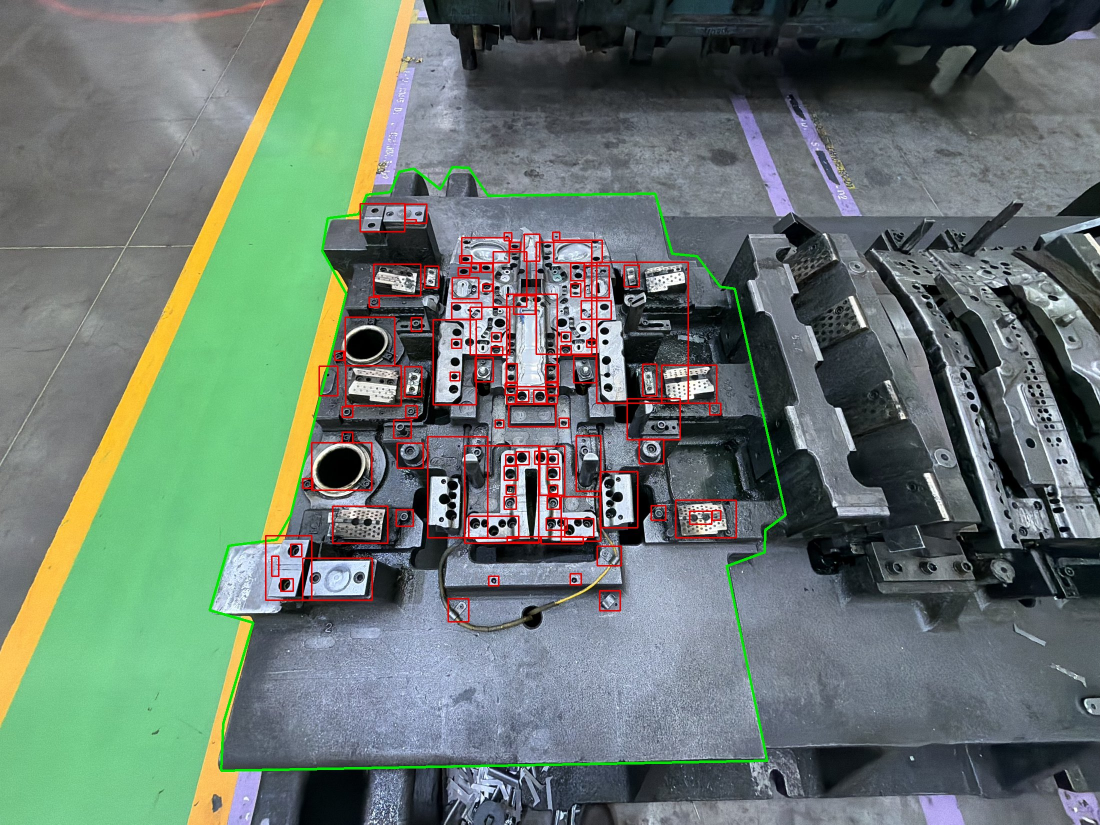
#> input picture anotated-example/IMG_2440_registration.check.jpg, 2200 x 1649 px (shown at 1/2 size)
$ python -i mold_segmenter.py   (imports and definitions only)
#> lines starting #> are read from the running program, lines starting #| are printed output that depends on the picture; after the words box and inside, x2 and y2 are one past the last pixel; in counts of white or black regions, pixels touching at a corner belong together
#> in normalize_mold_crop, source is the input picture: shape (1649, 2200, 3); mean B, G, R 110.8, 119.2, 105.5
from __future__ import annotations

from dataclasses import dataclass
from pathlib import Path
from typing import Any
import os

try:
    import cv2
    import numpy as np
except ImportError:  # pragma: no cover
    cv2 = None
    np = None


@dataclass(frozen=True)
class MoldSegmentation:
    ok: bool
    confidence: float
    message: str
    guidance: list[str]
    bbox: tuple[int, int, int, int] | None
    bbox_normalized: dict[str, float] | None
    polygon_normalized: list[dict[str, float]]
    mask: Any | None
    image_shape: tuple[int, int]
    mold_area_ratio: float = 0.0

    # [44 lines left out: functions to_dict, segment_mold, not called in this run]


def segment_mold_image(image, min_confidence: float = 0.35) -> MoldSegmentation:
#> called with min_confidence = 0.35
    height, width = image.shape[:2]
#> height = 1649; width = 2200
    gray = cv2.cvtColor(image, cv2.COLOR_BGR2GRAY)
    blurred = cv2.GaussianBlur(gray, (5, 5), 0)
    edges = cv2.Canny(blurred, 35, 115)
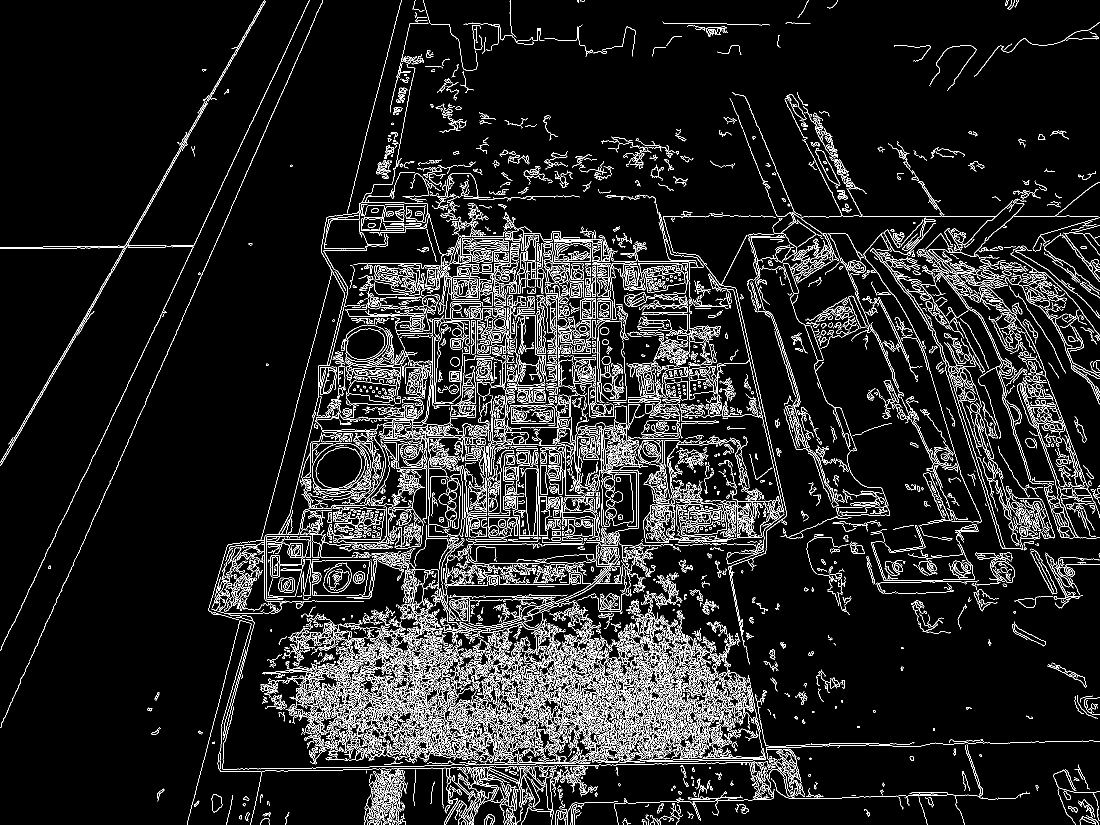
#> edges: shape (1649, 2200) (shown at 1/2 size); 8.5% white in thin lines or dots
    kernel = np.ones((7, 7), dtype=np.uint8)
    edges = cv2.morphologyEx(edges, cv2.MORPH_CLOSE, kernel, iterations=2)
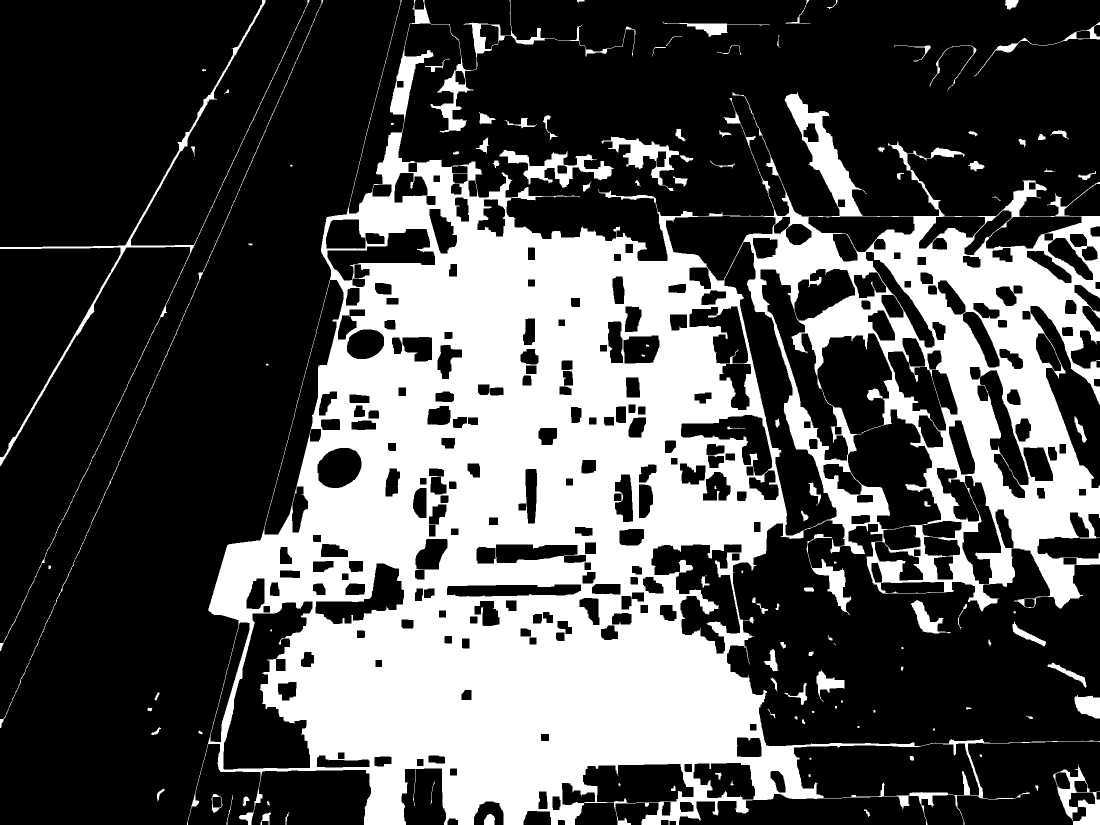
#> edges: shape (1649, 2200) (shown at 1/2 size); 32.2% white; 120 white regions (15 under 20 px)
    contours, _ = cv2.findContours(edges, cv2.RETR_EXTERNAL, cv2.CHAIN_APPROX_SIMPLE)
#> contours = 103 contours, 23 with area under 20; largest, box (x1, y1, x2, y2) and area: (374, 0, 2200, 1649) 1680674, (2106, 1529, 2200, 1649) 6619, (0, 0, 619, 1302) 6413, (999, 299, 1228, 375) 5328, (1202, 273, 1358, 382) 4576
    min_area = width * height * 0.02
#> min_area = 72556
    contours = [contour for contour in contours if cv2.contourArea(contour) >= min_area]
#> contours = 1 contour; box (x1, y1, x2, y2) and area: (374, 0, 2200, 1649) 1680674
    if not contours:
        return MoldSegmentation(
            ok=False,
            confidence=0.0,
            message="No se detecto el molde contra el fondo.",
            guidance=["Centra el molde y evita fondos con poco contraste."],
            bbox=None,
            bbox_normalized=None,
            polygon_normalized=[],
            mask=np.zeros((height, width), dtype=np.uint8),
            image_shape=(height, width),
        )

    contour = max(contours, key=cv2.contourArea)
#> contour = contour of 6632 points, box (x1, y1, x2, y2) (374, 0, 2200, 1649), area 1680674
    x, y, box_width, box_height = cv2.boundingRect(contour)
#> x = 374; y = 0; box_width = 1826; box_height = 1649
    pad_x = max(8, int(box_width * 0.06))
#> pad_x = 109
    pad_y = max(8, int(box_height * 0.06))
#> pad_y = 98
    x1 = max(0, x - pad_x)
#> x1 = 265
    y1 = max(0, y - pad_y)
#> y1 = 0
    x2 = min(width, x + box_width + pad_x)
#> x2 = 2200
    y2 = min(height, y + box_height + pad_y)
#> y2 = 1649
    mask = np.zeros((height, width), dtype=np.uint8)
    cv2.drawContours(mask, [contour], -1, 255, thickness=cv2.FILLED)
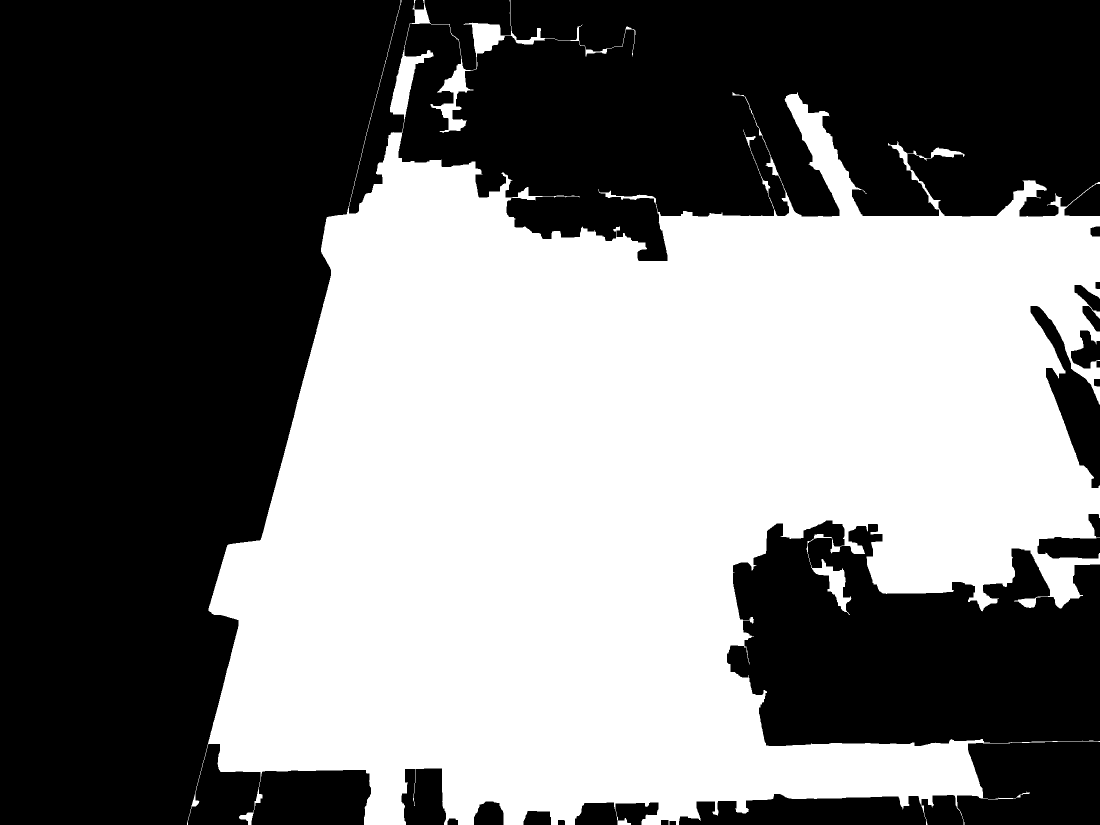
#> mask: shape (1649, 2200) (shown at 1/2 size); 46.6% white; 1 white region, box (x1, y1, x2, y2) and area: (374, 0, 2200, 1649) 1690971
    mask = cv2.morphologyEx(mask, cv2.MORPH_CLOSE, kernel, iterations=1)
    polygon = _normalized_polygon(contour, width, height)
#> in _normalized_polygon, `perimeter = cv2.arcLength(contour, True)`: perimeter = 22267.7
#> in _normalized_polygon, `approximation = cv2.approxPolyDP(contour, 0.012 * perimeter, True)`: approximation = contour of 11 points, box (x1, y1, x2, y2) (374, 0, 2200, 1649), area 1846312
#> in _normalized_polygon, `points = approximation.reshape(-1, 2)`: points = [[801, 0], [374, 1648], [2199, 1483], [1453, 1324], [2165, 1191], [2199, 364], [1085, 478], [818, 50], [1270, 61], [828, 0], [698, 427]]
#> polygon = 11 items
    mold_area_ratio = float(np.count_nonzero(mask)) / float(width * height)
#> mold_area_ratio = 0.466
    center_x = (x1 + x2) / 2.0 / width
#> center_x = 0.56
    center_y = (y1 + y2) / 2.0 / height
#> center_y = 0.5
    box_area_ratio = ((x2 - x1) * (y2 - y1)) / float(width * height)
#> box_area_ratio = 0.88
    confidence = max(0.0, min(1.0, (mold_area_ratio / 0.18) * 0.55 + min(box_area_ratio, 0.75) * 0.6))
#> confidence = 1
    guidance = _guidance(center_x, center_y, x2 - x1, y2 - y1, width, height)
#> in _guidance, `width_ratio = box_width / width`: width_ratio = 0.88
#> in _guidance, `height_ratio = box_height / height`: height_ratio = 1
#> guidance = ['Aléjate un poco.']
    if confidence < min_confidence:
        guidance.append("Mejora el contraste entre molde y fondo.")
    return MoldSegmentation(
        ok=confidence >= min_confidence and not guidance,
        confidence=confidence,
        message="Molde detectado contra el fondo." if confidence >= min_confidence else "Segmentacion de molde con baja confianza.",
        guidance=guidance,
        bbox=(x1, y1, x2, y2),
        bbox_normalized={
            "x": round(x1 / width, 4),
            "y": round(y1 / height, 4),
            "width": round((x2 - x1) / width, 4),
            "height": round((y2 - y1) / height, 4),
        },
        polygon_normalized=polygon,
        mask=mask,
        image_shape=(height, width),
        mold_area_ratio=mold_area_ratio,
    )


def normalize_mold_crop(image_path: str | Path, output_path: str | Path, image_size: int = 768) -> tuple[Path, MoldSegmentation]:
    if cv2 is None or np is None:
        output = Path(output_path)
        output.parent.mkdir(parents=True, exist_ok=True)
        image = Path(image_path).read_bytes()
        output.write_bytes(image)
        return output, segment_mold(image_path)

    source = cv2.imread(str(image_path), cv2.IMREAD_COLOR)
    if source is None:
        raise ValueError(f"Could not read image: {image_path}")
    segmentation = segment_mold_image(source)
    if not segmentation.bbox:
        raise ValueError(segmentation.message)
    x1, y1, x2, y2 = segmentation.bbox
#> x1 = 265; y1 = 0; x2 = 2200; y2 = 1649
    crop = source[y1:y2, x1:x2]
    normalized = _letterbox(crop, image_size)
    output = Path(output_path)
    output.parent.mkdir(parents=True, exist_ok=True)
    cv2.imwrite(str(output), normalized)
    return output, segmentation


# [17 lines left out: function segmentation_mask_png, not called in this run]


def _letterbox(image, size: int, grayscale: bool = False):
#> called with size = 768, grayscale = False
    height, width = image.shape[:2]
#> height = 1649; width = 1935
    scale = min(size / width, size / height)
#> scale = 0.397
    resized_width = max(1, int(round(width * scale)))
#> resized_width = 768
    resized_height = max(1, int(round(height * scale)))
#> resized_height = 654
    interpolation = cv2.INTER_NEAREST if grayscale else cv2.INTER_AREA
    resized = cv2.resize(image, (resized_width, resized_height), interpolation=interpolation)
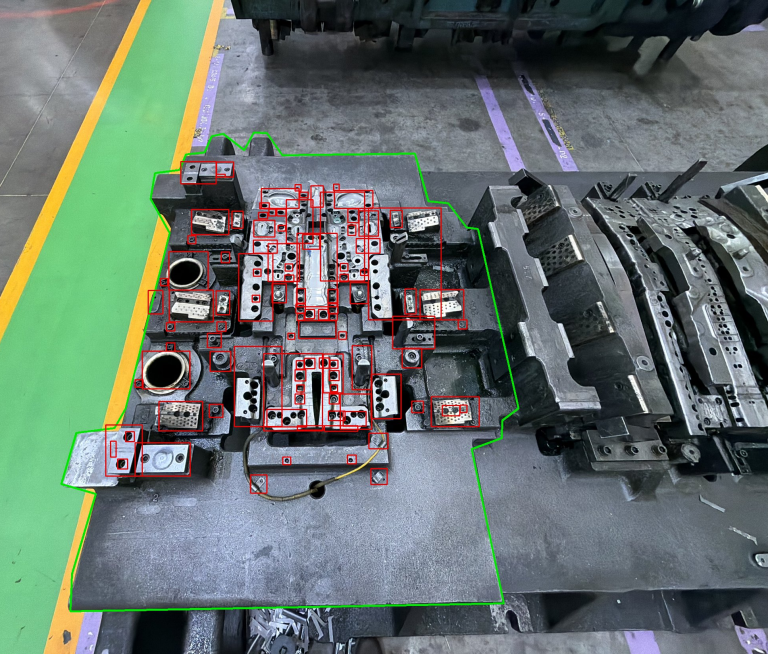
#> resized: shape (654, 768, 3); mean B, G, R 109.4, 114.8, 102.2
    if grayscale:
        canvas = np.zeros((size, size), dtype=np.uint8)
    else:
        canvas = np.full((size, size, 3), 0, dtype=np.uint8)
    x = (size - resized_width) // 2
#> x = 0
    y = (size - resized_height) // 2
#> y = 57
    canvas[y : y + resized_height, x : x + resized_width] = resized
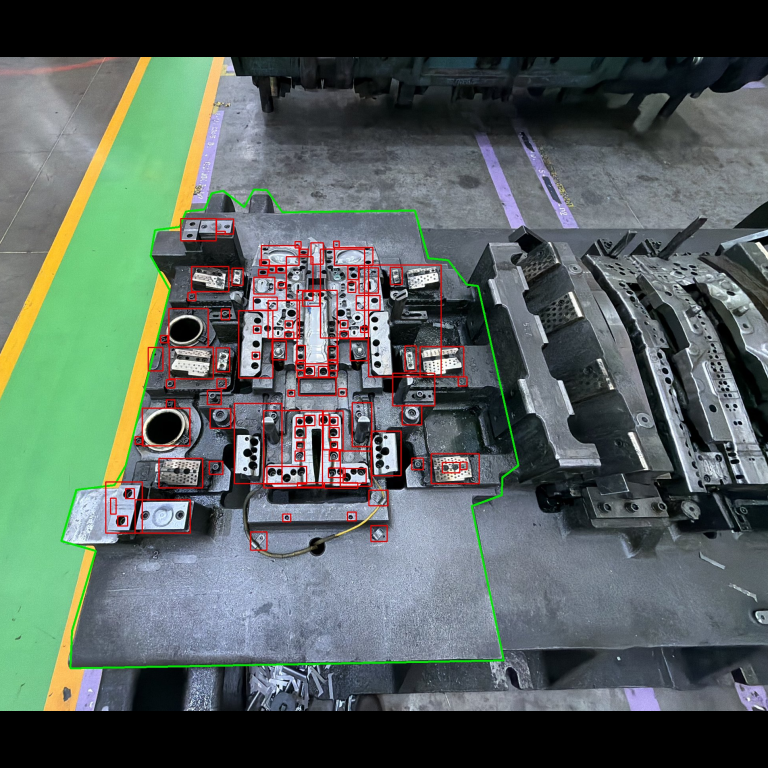
#> canvas: shape (768, 768, 3); mean B, G, R 93.2, 97.8, 87.1
    return canvas


def _guidance(center_x: float, center_y: float, box_width: int, box_height: int, width: int, height: int) -> list[str]:
    guidance: list[str] = []
    width_ratio = box_width / width
    height_ratio = box_height / height
    if width_ratio < 0.42 and height_ratio < 0.42:
        guidance.append("Acércate al molde.")
    elif width_ratio > 0.94 or height_ratio > 0.94:
        guidance.append("Aléjate un poco.")
    if center_x < 0.42:
        guidance.append("Mueve a la derecha.")
    elif center_x > 0.58:
        guidance.append("Mueve a la izquierda.")
    if center_y < 0.42:
        guidance.append("Baja la cámara.")
    elif center_y > 0.58:
        guidance.append("Sube la cámara.")
    return guidance


# [60 lines left out: function _segment_with_trained_model, not called in this run]


def _normalized_polygon(contour, width: int, height: int) -> list[dict[str, float]]:
    perimeter = cv2.arcLength(contour, True)
    approximation = cv2.approxPolyDP(contour, 0.012 * perimeter, True)
    points = approximation.reshape(-1, 2)
    if len(points) < 3:
        x, y, box_width, box_height = cv2.boundingRect(contour)
        points = np.array(
            [
                [x, y],
                [x + box_width, y],
                [x + box_width, y + box_height],
                [x, y + box_height],
            ]
        )
    return [
        {
            "x": round(max(0.0, min(1.0, float(x) / width)), 4),
            "y": round(max(0.0, min(1.0, float(y) / height)), 4),
        }
        for x, y in points[:24]
    ]

>>> result = normalize_mold_crop('../anotated-example/IMG_2440_registration.check.jpg', 'out.png')
